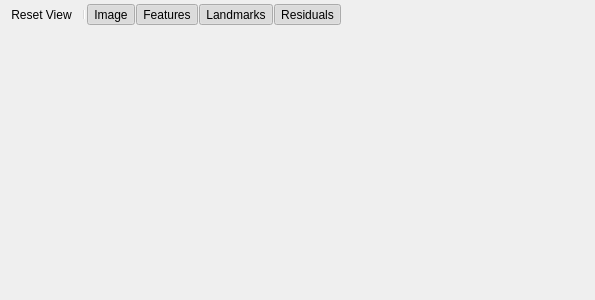
<?xml version="1.0" encoding="UTF-8"?>
<ui version="4.0">
 <class>CameraView</class>
 <widget class="QWidget" name="CameraView">
  <property name="geometry">
   <rect>
    <x>0</x>
    <y>0</y>
    <width>595</width>
    <height>300</height>
   </rect>
  </property>
  <property name="windowTitle">
   <string>Form</string>
  </property>
  <layout class="QVBoxLayout" name="verticalLayout">
   <property name="leftMargin">
    <number>0</number>
   </property>
   <property name="topMargin">
    <number>0</number>
   </property>
   <property name="rightMargin">
    <number>0</number>
   </property>
   <property name="bottomMargin">
    <number>0</number>
   </property>
   <item>
    <widget class="QToolBar" name="toolBar">
     <property name="toolButtonStyle">
      <enum>Qt::ToolButtonFollowStyle</enum>
     </property>
     <addaction name="actionViewReset"/>
     <addaction name="separator"/>
     <addaction name="actionShowFrameImage"/>
     <addaction name="actionShowFeatures"/>
     <addaction name="actionShowLandmarks"/>
     <addaction name="actionShowResiduals"/>
    </widget>
   </item>
   <item>
    <widget class="QLabel" name="labelImagePath">
     <property name="text">
      <string/>
     </property>
    </widget>
   </item>
   <item>
    <widget class="QVTKWidget" name="renderWidget" native="true"/>
   </item>
  </layout>
  <action name="actionViewReset">
   <property name="icon">
    <iconset resource="icons/icons.qrc">
     <normaloff>:/icons/22x22/view-reset</normaloff>:/icons/22x22/view-reset</iconset>
   </property>
   <property name="text">
    <string>&amp;Reset View</string>
   </property>
   <property name="toolTip">
    <string>Reset the view to the camera image extents</string>
   </property>
   <property name="shortcut">
    <string>R</string>
   </property>
   <property name="shortcutContext">
    <enum>Qt::WidgetWithChildrenShortcut</enum>
   </property>
  </action>
  <action name="actionViewResetFullExtents">
   <property name="text">
    <string>Zoom &amp;Extents</string>
   </property>
   <property name="toolTip">
    <string>Reset the view extents so that the entire scene is visible</string>
   </property>
   <property name="shortcut">
    <string>Shift+R</string>
   </property>
   <property name="shortcutContext">
    <enum>Qt::WidgetWithChildrenShortcut</enum>
   </property>
  </action>
  <action name="actionShowFeatures">
   <property name="checkable">
    <bool>true</bool>
   </property>
   <property name="checked">
    <bool>true</bool>
   </property>
   <property name="icon">
    <iconset resource="icons/icons.qrc">
     <normaloff>:/icons/22x22/feature</normaloff>:/icons/22x22/feature</iconset>
   </property>
   <property name="text">
    <string>Show Features</string>
   </property>
   <property name="iconText">
    <string>Features</string>
   </property>
   <property name="toolTip">
    <string>Toggle visibility of feature points/tracks</string>
   </property>
   <property name="shortcut">
    <string>F</string>
   </property>
   <property name="shortcutContext">
    <enum>Qt::WidgetWithChildrenShortcut</enum>
   </property>
  </action>
  <action name="actionShowLandmarks">
   <property name="checkable">
    <bool>true</bool>
   </property>
   <property name="checked">
    <bool>true</bool>
   </property>
   <property name="icon">
    <iconset resource="icons/icons.qrc">
     <normaloff>:/icons/22x22/landmark</normaloff>:/icons/22x22/landmark</iconset>
   </property>
   <property name="text">
    <string>Show Landmarks</string>
   </property>
   <property name="iconText">
    <string>Landmarks</string>
   </property>
   <property name="toolTip">
    <string>Toggle visibility of landmarks</string>
   </property>
   <property name="shortcut">
    <string>L</string>
   </property>
   <property name="shortcutContext">
    <enum>Qt::WidgetWithChildrenShortcut</enum>
   </property>
  </action>
  <action name="actionShowResiduals">
   <property name="checkable">
    <bool>true</bool>
   </property>
   <property name="checked">
    <bool>true</bool>
   </property>
   <property name="icon">
    <iconset resource="icons/icons.qrc">
     <normaloff>:/icons/22x22/residual</normaloff>:/icons/22x22/residual</iconset>
   </property>
   <property name="text">
    <string>Show Residuals</string>
   </property>
   <property name="iconText">
    <string>Residuals</string>
   </property>
   <property name="toolTip">
    <string>Toggle visibility of landmark estimation residuals</string>
   </property>
   <property name="shortcut">
    <string>E</string>
   </property>
  </action>
  <action name="actionShowFrameImage">
   <property name="checkable">
    <bool>true</bool>
   </property>
   <property name="checked">
    <bool>true</bool>
   </property>
   <property name="icon">
    <iconset resource="icons/icons.qrc">
     <normaloff>:/icons/22x22/image</normaloff>:/icons/22x22/image</iconset>
   </property>
   <property name="text">
    <string>Show Camera Frame Image</string>
   </property>
   <property name="iconText">
    <string>Image</string>
   </property>
   <property name="toolTip">
    <string>Toggle visibility of the camera frame image (projected to the ground plane)</string>
   </property>
   <property name="shortcut">
    <string>I</string>
   </property>
  </action>
 </widget>
 <customwidgets>
  <customwidget>
   <class>QVTKWidget</class>
   <extends>QWidget</extends>
   <header location="global">QVTKWidget.h</header>
   <container>1</container>
  </customwidget>
 </customwidgets>
 <resources>
  <include location="icons/icons.qrc"/>
 </resources>
 <connections/>
</ui>
